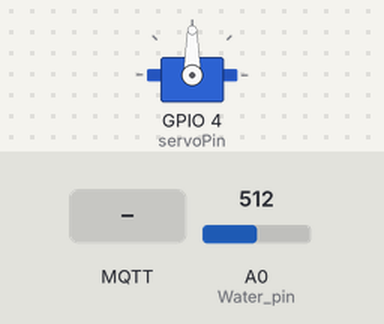
The sketch below on a simulated ESP8266 (NodeMCU). Shown: servo. Inputs (shaded band) come from the test bench; at power-on: A0 (Water_pin) = 512. WiFi joins after 1.5 s; servers stay silent unless stated; no MQTT or app messages arrive unless stated; what the sketch prints to the serial monitor is not drawn.

Above: at 2.7 s.
2.8 s: MQTT message "open" arrives on the first subscribed topic
At 4.5 s:
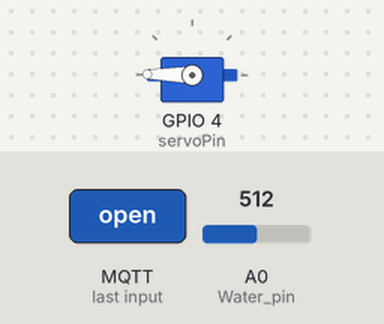
5.0 s: MQTT message "close" arrives on the first subscribed topic
At 6.2 s:
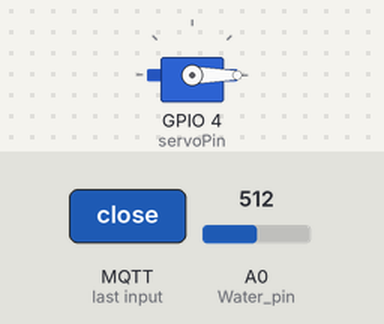
Timing chart, 0 to 8.0 s (numbered marks = the images above; inputs shaded):
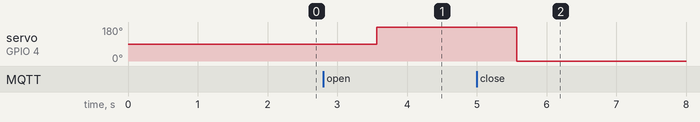

The sketch:

NodeMCU.ino
```cpp
#include <ESP8266WiFi.h>
#include <PubSubClient.h>
#include <Servo.h>
#define Water_pin A0 //수위 감지 센서 핀

// WiFi 설정
const char* ssid = "juh5032";
const char* password = "asdf1234";

// MQTT 브로커 설정
const char* mqtt_server = "broker.hivemq.com";
const int mqtt_port = 1883;
const char* mqtt_topic = "weather/WallMaria";

String message="null";// MQTT 브로커로 받을 메세지

// 클라이언트 객체 생성
WiFiClient espClient;
PubSubClient client(espClient);

// 모터 핀 설정
const int servoPin = 4; //서보모터 핀
Servo servo;

void setup() {
  Serial.begin(115200);// debug용 시리얼 통신
  servo.attach(servoPin);
  pinMode(Water_pin, INPUT);
  setup_wifi();
  client.setServer(mqtt_server, mqtt_port);
  client.setCallback(callback);  // 콜백 함수 설정
  if(client.connect("Esp8266_WallMaria")){
    client.subscribe(mqtt_topic);
  }
}

// WiFi 연결 함수
void setup_wifi() {
  delay(10);
  Serial.println();
  Serial.print("Connecting to ");
  Serial.println(ssid);

  WiFi.begin(ssid, password);

  while (WiFi.status() != WL_CONNECTED) {
    delay(500);
    Serial.print(".");
  }

  Serial.println("");
  Serial.println("WiFi connected");
  Serial.println("IP address: ");
  Serial.println(WiFi.localIP());
}

// 메시지 수신 콜백 함수
void callback(char* topic, byte* payload, unsigned int length) {
  Serial.print("Message arrived [");
  Serial.print(topic);
  Serial.print("] ");
  message="";

  for (unsigned int i = 0; i < length; i++) {
    message += (char)payload[i];
  }

  Serial.println(message);

  int Water_value = analogRead(Water_pin);
  Serial.print("Water Value: ");
  Serial.println(Water_value);

  // 수위센서 on
  if (Water_value > 350) {
     if (message == "open") {
      Serial.println("WALLMARIA is OPEN / Water_value > 350 && message == open");
      servo.write(179);
    } else if (message == "close") {
      Serial.println("WALLMARIA is Close / Water_value > 350 && message == close");
      servo.write(0);
    }
  }
  // 수위센서 off
  else if (Water_value < 350) {
     if (message == "open") {
      Serial.println("WALLMARIA is OPEN / Water_value < 350 && message == open");
      servo.write(179);
    } else if (message == "close") {
      Serial.println("WALLMARIA is Close / Water_value < 350 && message == close");
      servo.write(0);
    }
  }
}

// MQTT 재연결 함수
void reconnect() {
  while (!client.connected()) {
    Serial.print("Attempting MQTT connection...");
    if (client.connect("ESP8266Client")) {
      Serial.println("connected");
      client.subscribe(mqtt_topic);
      Serial.print("Subscribed to topic: ");
      Serial.println(mqtt_topic);
    } else {
      Serial.print("failed, rc=");
      Serial.print(client.state());
      Serial.println(" try again");
      delay(5000);  // 딜레이 시간을 증가시켜 재시도
    }
  }
}

void loop() {
  if (!client.connected()) {
    reconnect();
  }
  client.loop();
  delay(1000);
}
```

Measured:
- after the input at 2.8 s, servo on GPIO 4 (servoPin): 90° → 179° after 0.77 s
- after the input at 5.0 s, servo on GPIO 4 (servoPin): 179° → 0° after 0.57 s
